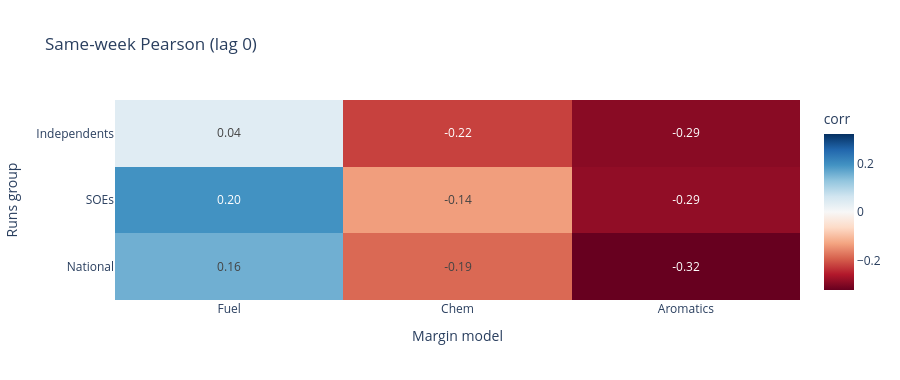
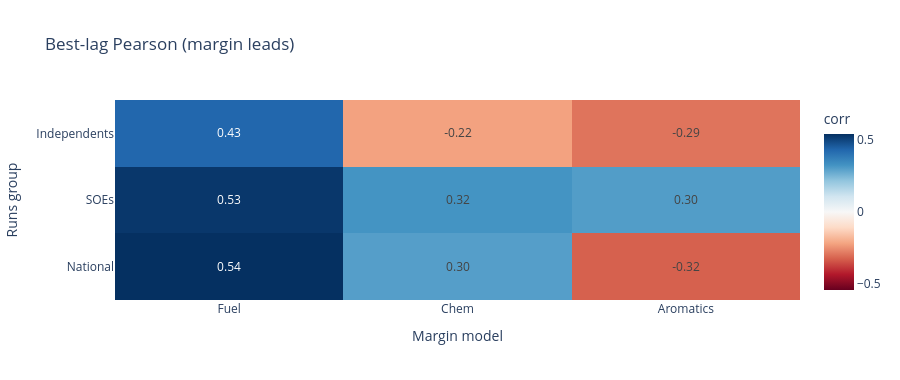

These figures' notebook cell, in order:
### Code cell
def heatmap(df: pd.DataFrame, value: str, title: str, zfmt: str = ".2f") -> go.Figure:
    pivot = df.pivot(index="runs_breakdown", columns="refinery_short", values=value)
    # Stable axis order
    pivot = pivot.reindex(index=RUNS_BREAKDOWNS, columns=[SHORT[r] for r in REFINERY_TYPES])
    fig = px.imshow(
        pivot,
        text_auto=zfmt,
        aspect="auto",
        color_continuous_scale="RdBu",
        color_continuous_midpoint=0 if value != "best_lag" else None,
        title=title,
    )
    if value == "best_lag":
        fig.update_traces(zmid=None)
        fig.update_layout(coloraxis_colorbar_title="weeks")
        fig.update_coloraxes(colorscale="Viridis")
    else:
        fig.update_layout(coloraxis_colorbar_title="corr")
    fig.update_layout(template="plotly_white", height=380, xaxis_title="Margin model", yaxis_title="Runs group")
    return fig


heatmap(grid, "lag0_pearson", "Same-week Pearson (lag 0)").show()
heatmap(grid, "best_pearson", "Best-lag Pearson (margin leads)").show()
heatmap(grid, "best_lag", "Best lag (weeks)", zfmt=".0f").show()
heatmap(grid, "delta_pearson", "Δ Pearson (best − lag0)").show()

### Figure 1 — Plotly figure (JSON) as saved in the notebook; plotly's stock layout.template omitted (floating-point values rounded to 4 significant figures)
{"data": [{"coloraxis": "coloraxis", "hovertemplate": "refinery_short: %{x}<br>runs_breakdown: %{y}<br>color: %{z}<extra></extra>", "name": "0", "texttemplate": "%{z:.2f}", "type": "heatmap", "x": ["Fuel", "Chem", "Aromatics"], "xaxis": "x", "y": ["Independents", "SOEs", "National"], "yaxis": "y", "z": [[0.03961, -0.2212, -0.2932], [0.1958, -0.1355, -0.2869], [0.1569, -0.1851, -0.3228]]}], "layout": {"coloraxis": {"cmid": 0, "colorbar": {"title": {"text": "corr"}}, "colorscale": [[0, "rgb(103,0,31)"], [0.1, "rgb(178,24,43)"], [0.2, "rgb(214,96,77)"], [0.3, "rgb(244,165,130)"], [0.4, "rgb(253,219,199)"], [0.5, "rgb(247,247,247)"], [0.6, "rgb(209,229,240)"], [0.7, "rgb(146,197,222)"], [0.8, "rgb(67,147,195)"], [0.9, "rgb(33,102,172)"], [1, "rgb(5,48,97)"]]}, "height": 380, "title": {"text": "Same-week Pearson (lag 0)"}, "xaxis": {"anchor": "y", "domain": [0, 1], "title": {"text": "Margin model"}}, "yaxis": {"anchor": "x", "autorange": "reversed", "domain": [0, 1], "title": {"text": "Runs group"}}}}

### Figure 2 — Plotly figure (JSON) as saved in the notebook; plotly's stock layout.template omitted (floating-point values rounded to 4 significant figures)
{"data": [{"coloraxis": "coloraxis", "hovertemplate": "refinery_short: %{x}<br>runs_breakdown: %{y}<br>color: %{z}<extra></extra>", "name": "0", "texttemplate": "%{z:.2f}", "type": "heatmap", "x": ["Fuel", "Chem", "Aromatics"], "xaxis": "x", "y": ["Independents", "SOEs", "National"], "yaxis": "y", "z": [[0.429, -0.2212, -0.2932], [0.5267, 0.3225, 0.3036], [0.5407, 0.2999, -0.3228]]}], "layout": {"coloraxis": {"cmid": 0, "colorbar": {"title": {"text": "corr"}}, "colorscale": [[0, "rgb(103,0,31)"], [0.1, "rgb(178,24,43)"], [0.2, "rgb(214,96,77)"], [0.3, "rgb(244,165,130)"], [0.4, "rgb(253,219,199)"], [0.5, "rgb(247,247,247)"], [0.6, "rgb(209,229,240)"], [0.7, "rgb(146,197,222)"], [0.8, "rgb(67,147,195)"], [0.9, "rgb(33,102,172)"], [1, "rgb(5,48,97)"]]}, "height": 380, "title": {"text": "Best-lag Pearson (margin leads)"}, "xaxis": {"anchor": "y", "domain": [0, 1], "title": {"text": "Margin model"}}, "yaxis": {"anchor": "x", "autorange": "reversed", "domain": [0, 1], "title": {"text": "Runs group"}}}}
